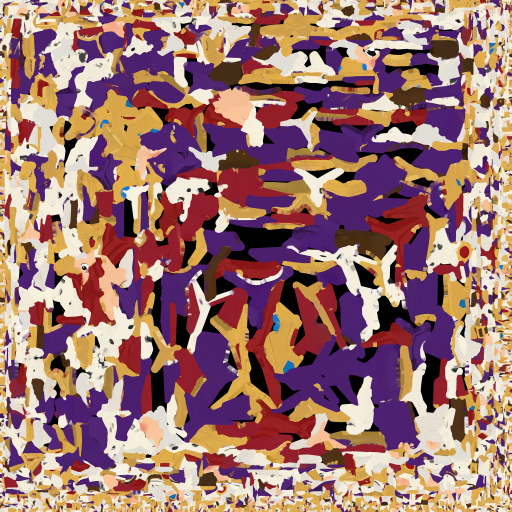
#> input picture godot/assets/kings/king_blue_fat_texture_0.png, 1024 x 1024 px (shown at 1/2 size)
$ python clean_king_texture.py
#> lines starting #> are read from the running program, lines starting #| are printed output that depends on the picture; after the words box and inside, x2 and y2 are one past the last pixel; in counts of white or black regions, pixels touching at a corner belong together
#!/usr/bin/env python3
"""The King's textures cleaned up for the 3D app icon (tools/render_app_icon.gd): his Meshy texture is 512 px with the
lighting smeared into it, fine at match distance but blotchy in a close-up. Here it is redrawn in his own colours as
clean flat paint at 2048 (each pixel to the nearest of his palette, the smears between two colours given to whichever
surrounds them; his face and hands keep their own paint), and a second map says what each colour is made of -- gold that shines like metal, gems like glass,
velvet, fur -- so the renderer's lighting does the shading instead.

  art_sources/app_icon/king_clean/albedo.png   2048, RGB
  art_sources/app_icon/king_clean/orm.png      2048: G roughness, B metallic (R 255)

    python3 tools/clean_king_texture.py
"""
import os

import numpy as np
from PIL import Image, ImageFilter
from scipy import ndimage

HERE = os.path.dirname(os.path.abspath(__file__))
GODOT = os.path.dirname(HERE)
SRC = os.path.join(GODOT, "assets", "kings", "king_blue_fat_texture_0.png")
OUT = os.path.join(os.path.dirname(GODOT), "art_sources", "app_icon", "king_clean")
N = 2048

# his palette (k-means of the texture, the in-between smears left out) -> [colour, roughness, metallic]
PALETTE = {
    "robe":       [(84, 36, 120), 0.62, 0.0],
    "robe_dark":  [(80, 34, 115), 0.64, 0.0],      # (his painted shading: the light does that now)
    "fur":        [(244, 238, 224), 0.88, 0.0],
    "fur_shade":  [(238, 232, 218), 0.9, 0.0],     # (likewise)
    "gold":       [(226, 176, 80), 0.3, 0.9],
    "gold_dark":  [(196, 146, 66), 0.36, 0.9],
    "red":        [(152, 30, 40), 0.45, 0.0],
    "black":      [(18, 14, 16), 0.5, 0.0],
    "skin":       [(238, 194, 152), 0.58, 0.0],
    "belt":       [(78, 46, 26), 0.6, 0.0],
    "leather":    [(165, 114, 67), 0.6, 0.0],
    "gem_blue":   [(30, 120, 196), 0.14, 0.0],
}


def lab(rgb):
    a = np.asarray(rgb, np.float32) / 255.0
    a = np.where(a > 0.04045, ((a + 0.055) / 1.055) ** 2.4, a / 12.92)
    m = np.array([[0.4124, 0.3576, 0.1805], [0.2126, 0.7152, 0.0722], [0.0193, 0.1192, 0.9505]], np.float32)
    xyz = a @ m.T / np.array([0.9505, 1.0, 1.089], np.float32)
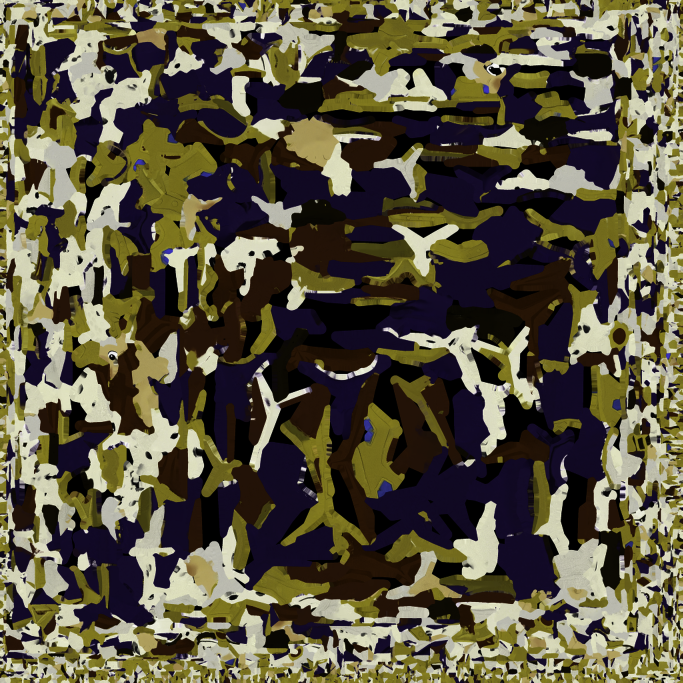
#> xyz: shape (2048, 2048, 3) float32 (shown at 1/3 size); mean of channels 0, 1, 2 0.358, 0.335, 0.253; drawn as R, G, B
    f = np.where(xyz > 0.008856, np.cbrt(xyz), 7.787 * xyz + 16.0 / 116.0)
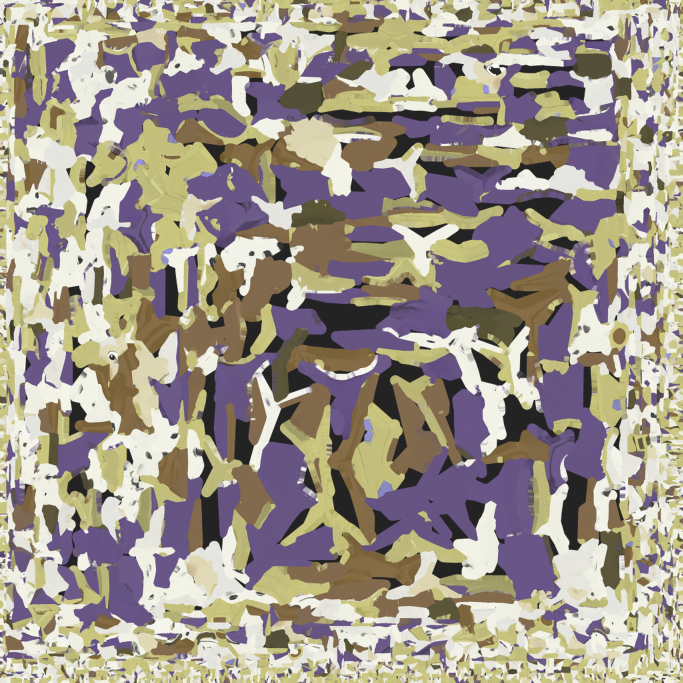
#> f: shape (2048, 2048, 3) float32 (shown at 1/3 size); mean of channels 0, 1, 2 0.629, 0.597, 0.544; drawn as R, G, B
    return np.stack([116 * f[..., 1] - 16, 500 * (f[..., 0] - f[..., 1]), 200 * (f[..., 1] - f[..., 2])], -1)
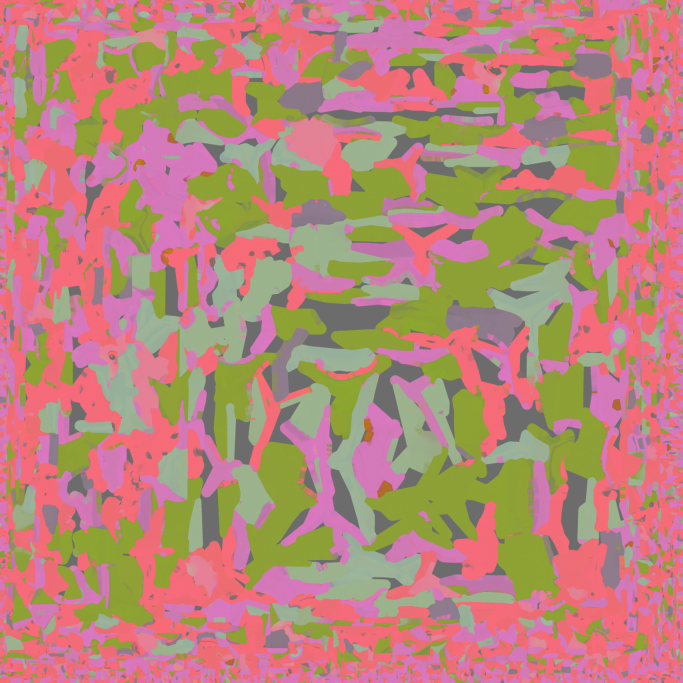
#> returned value: shape (2048, 2048, 3) float32 (shown at 1/3 size); mean of channels 0, 1, 2 52.8, 17.7, 9.2; drawn with min black and max white


def main():
    os.makedirs(OUT, exist_ok=True)
    src = Image.open(SRC).convert("RGB").resize((N, N), Image.LANCZOS)
    names = list(PALETTE)
    cols = np.array([PALETTE[k][0] for k in names], np.float32)
    px = lab(np.asarray(src))
    d = ((px[:, :, None, :] - lab(cols)[None, None, :, :]) ** 2).sum(-1)
    label = d.argmin(-1)
#> label: shape (2048, 2048) int64; 12 distinct labels, from 0 to 11
    far = d.min(-1) > 18.0 ** 2          # a smear between colours: decided by its neighbours below
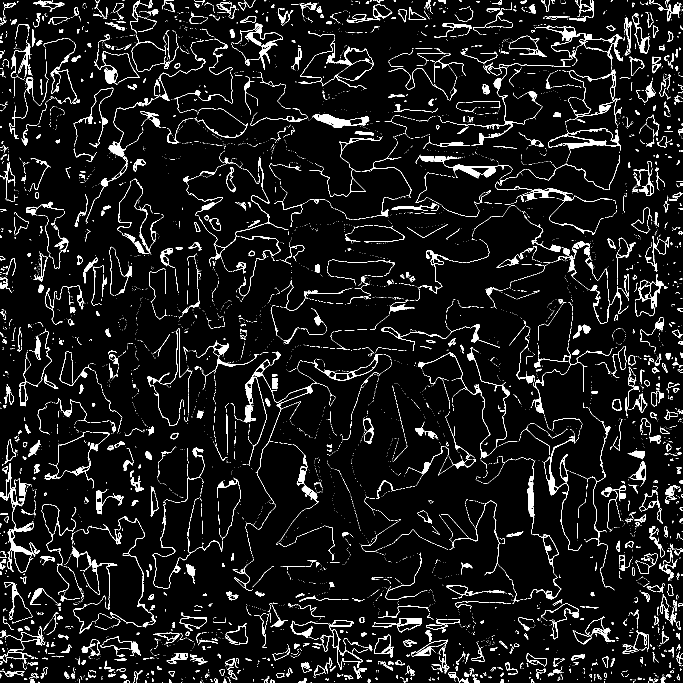
#> far: shape (2048, 2048) bool (shown at 1/3 size); 5.8% white; 7458 white regions (6155 under 20 px), largest, box (x1, y1, x2, y2) and area: (1465, 78, 1868, 291) 4279, (936, 342, 1108, 382) 2729, (731, 1055, 843, 1267) 2699
    # the smears and specks: each takes the colour most of its 9 x 9 neighbourhood has (a vote per colour)
    votes = np.stack([ndimage.uniform_filter(((label == i) & ~far).astype(np.float32), 9) for i in range(len(names))], -1)
    label = np.where(far, votes.argmax(-1), label)
#> label: shape (2048, 2048) int64; 12 distinct labels, from 0 to 11
    votes = np.stack([ndimage.uniform_filter((label == i).astype(np.float32), 5) for i in range(len(names))], -1)
    label = votes.argmax(-1)
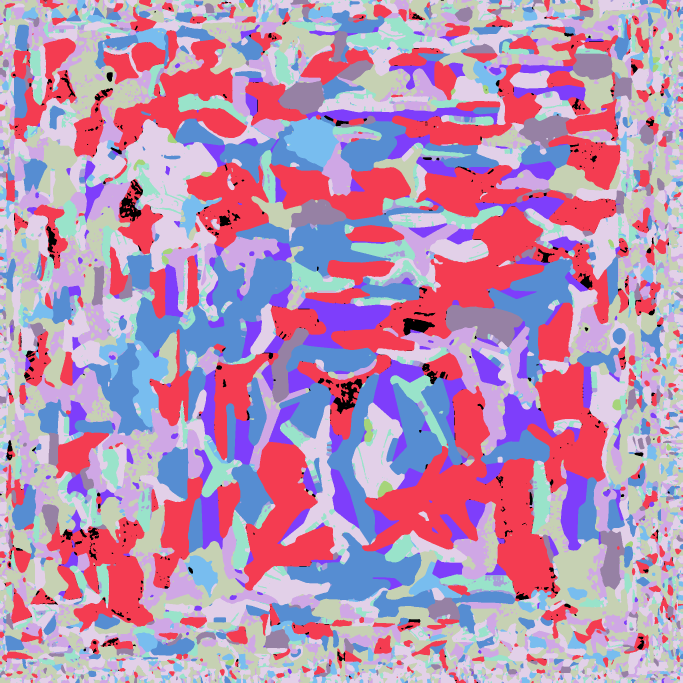
#> label: shape (2048, 2048) int64 (shown at 1/3 size); 12 distinct labels, from 0 to 11; one colour per label, 0 black
    albedo = cols[label]
    # his face and hands keep their own paint (the blush, the nose, the eyes' whites and glints are too small and too
    # soft to redraw in flat colours): the skin and everything within 20 px of it, feathered into the clean paint
    srgb = np.asarray(src).astype(np.float32)
    skin = (label == names.index("skin")) | ((srgb[..., 0] > 190) & (srgb[..., 0] - srgb[..., 1] > 40) & (srgb[..., 2] > 80))
#> skin: shape (2048, 2048) bool; 7.8% white; 10324 white regions (9004 under 20 px), largest, box (x1, y1, x2, y2) and area: (850, 349, 1018, 502) 16105, (395, 1020, 507, 1282) 14844, (554, 1666, 655, 1793) 6685
    skin = ndimage.binary_opening(skin, iterations=2)
#> skin: shape (2048, 2048) bool; 5.5% white; 1015 white regions (188 under 20 px), largest, box (x1, y1, x2, y2) and area: (850, 349, 1018, 502) 16073, (395, 1020, 507, 1282) 14777, (554, 1666, 655, 1793) 6664
    keep = ndimage.gaussian_filter(ndimage.binary_dilation(skin, iterations=20).astype(np.float32), 6.0)[..., None]
    soft = np.asarray(src.filter(ImageFilter.UnsharpMask(radius=5, percent=70, threshold=2))).astype(np.float32)
    albedo = (keep * soft + (1.0 - keep) * albedo).clip(0, 255).astype(np.uint8)
    Image.fromarray(albedo, "RGB").filter(ImageFilter.GaussianBlur(0.8)).save(os.path.join(OUT, "albedo.png"), optimize=True)
    rough = np.array([PALETTE[k][1] for k in names], np.float32)[label]
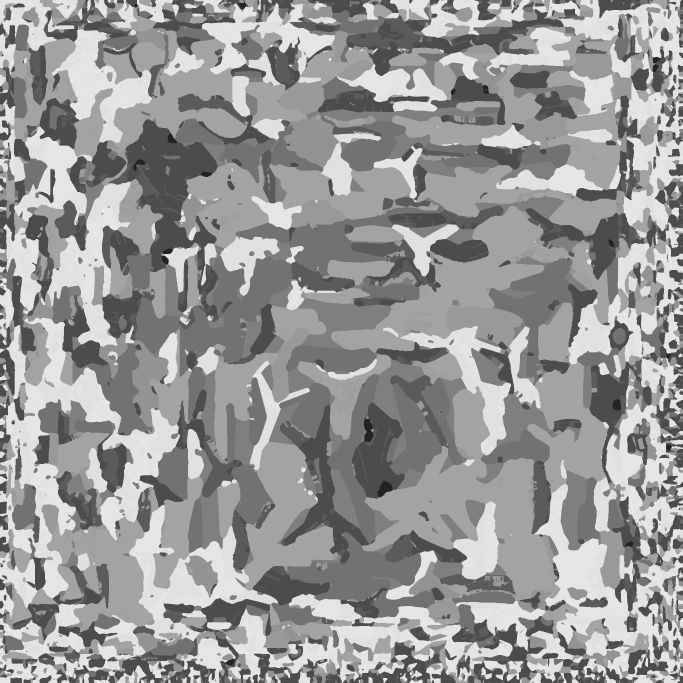
#> rough: shape (2048, 2048) float32 (shown at 1/3 size); min 0.14, max 0.9, mean 0.597
    metal = np.array([PALETTE[k][2] for k in names], np.float32)[label]
#> metal: shape (2048, 2048) float32; values 0 (black) and 0.9 (white), 21% white; 603 white regions (111 under 20 px), largest, box (x1, y1, x2, y2) and area: (328, 357, 657, 965) 65343, (1038, 27, 1692, 228) 34805, (840, 1214, 1107, 1694) 31588
    orm = np.stack([np.full_like(rough, 1.0), rough, metal], -1)
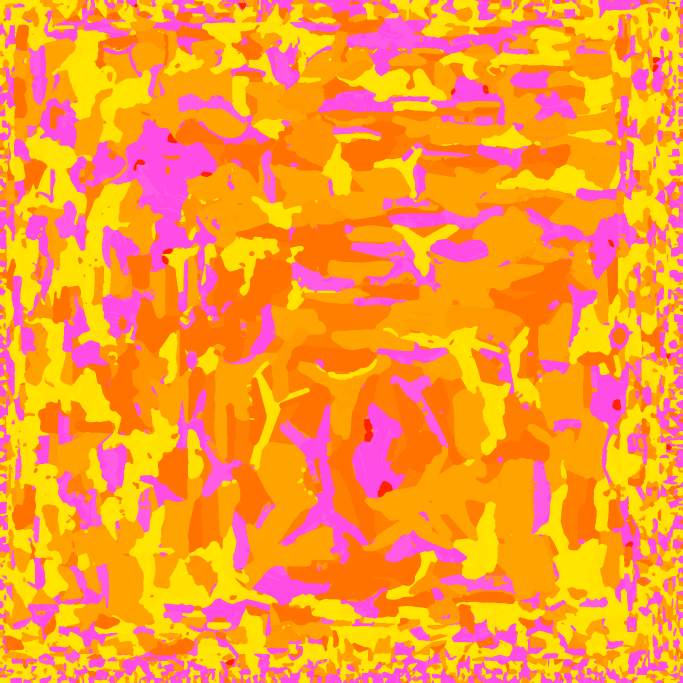
#> orm: shape (2048, 2048, 3) float32 (shown at 1/3 size); mean of channels 0, 1, 2 1, 0.6, 0.188; drawn as R, G, B
    Image.fromarray((orm * 255).astype(np.uint8), "RGB").filter(ImageFilter.GaussianBlur(0.8)).save(os.path.join(OUT, "orm.png"), optimize=True)
    share = np.bincount(label.ravel(), minlength=len(names)) / label.size
#> share = [0.0107, 0.24, 0.107, 0.148, 0.149, 0.0611, 0.134, 0.065, 0.0345, 0.0358, 0.0111, 0.00205]
    print("king textures ->", OUT, {k: round(float(s), 3) for k, s in zip(names, share)})
#> (printed output is left out)


if __name__ == "__main__":
    main()
